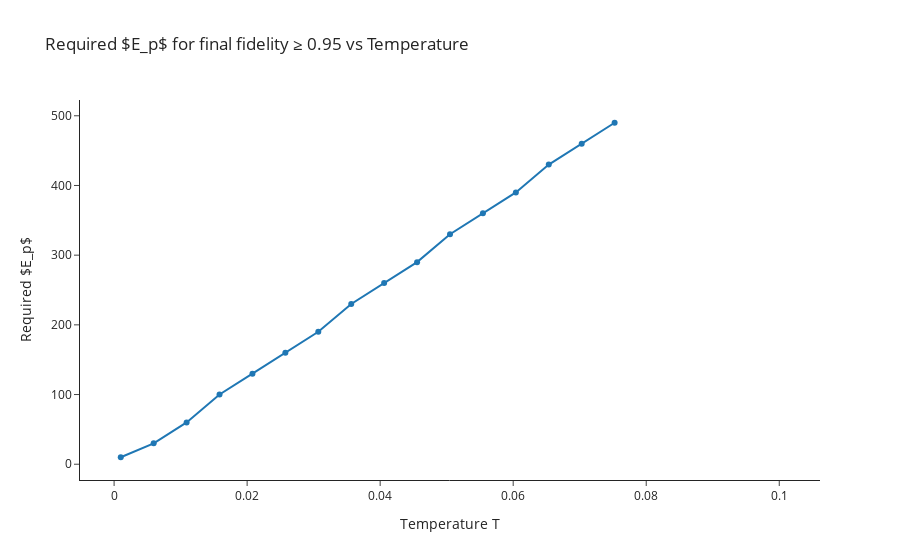

Notebook source saved alongside this figure:
### Code cell
# --- Plot required Ep vs T and vs n_th ---
# Verify required results exist
if 'required_T' not in globals() or 'required_Ep' not in globals() or 'required_fid' not in globals():
    raise RuntimeError('required_T/required_Ep/required_fid not found. Run the sweep cell first.')

T = np.array(required_T, dtype=float)
Ep = np.array([np.nan if v is None else v for v in required_Ep], dtype=float)
fid = np.array(required_fid, dtype=float)

if np.all(np.isnan(Ep)):
    print('No Ep found for the fidelity target in the sweep (all values None).')
else:
    # Plot 1: Ep vs Temperature (color = final fidelity)
    fig = go.Figure()
    fig.add_trace(go.Scatter(
        x=T, y=Ep*params["to_freq_units"],  # convert Ep to MHz if needed
        mode='lines+markers',
        line=dict(shape='linear')
    ))
    fig.update_layout(
        title='Required $E_p$ for final fidelity ≥ 0.95 vs Temperature',
        xaxis_title='Temperature T',
        yaxis_title='Required $E_p$',
        template='simple_white',
    )
    fig.show()

### Figure 1 — Plotly figure (JSON) as saved in the notebook; plotly's stock layout.template omitted (floating-point values rounded to 4 significant figures)
{"data": [{"line": {"shape": "linear"}, "mode": "lines+markers", "type": "scatter", "x": [0.001, 0.00595, 0.0109, 0.01585, 0.0208, 0.02575, 0.0307, 0.03565, 0.0406, 0.04555, 0.0505, 0.05545, 0.0604, 0.06535, 0.0703, 0.07525, 0.0802, 0.08515, 0.0901, 0.09505, 0.1], "y": [10.01, 30.01, 60.01, 100.0, 130.0, 160.0, 190.0, 230.0, 260.0, 290.0, 330.0, 360.0, 390.0, 430.0, 460.0, 490.0, NaN, NaN, NaN, NaN, NaN]}], "layout": {"title": {"text": "Required $E_p$ for final fidelity ≥ 0.95 vs Temperature"}, "xaxis": {"title": {"text": "Temperature T"}}, "yaxis": {"title": {"text": "Required $E_p$"}}}}
